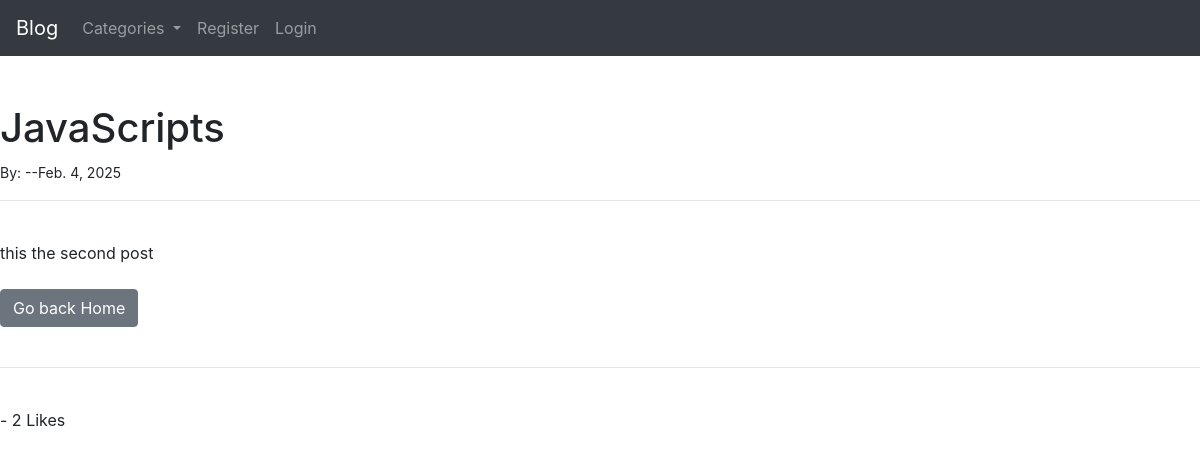
The app's page /article/2 with its own data.
### blog/models.py (models this page shows, shortened)
class Post(models.Model):
    title = models.CharField(max_length=255)
    title_tag = models.CharField(max_length=255, default='')
    author = models.ForeignKey(User, on_delete=models.CASCADE)
    body = models.TextField()
    post_date = models.DateField(auto_now_add=True)
    category = models.CharField(max_length=255, default='Uncategorized')
    likes = models.ManyToManyField(User, related_name='blog_posts')
    def total_likes(self):
        return self.likes.count()

### blog/views.py (the view)
# urls.py: path('article/<int:pk>',PostDetails.as_view(), name='postdetails' ),
class PostDetails(DetailView):
    model = Post
    template_name= 'postdetails.html'
    def get_context_data(self,*args ,**kwargs):
          cat_menu = Category.objects.all()
          context = super(PostDetails, self).get_context_data(*args, **kwargs)
          stuff = get_object_or_404(Post, id=self.kwargs['pk'])
          total_likes =stuff.total_likes()
          liked =False
          if stuff.likes.filter(id=self.request.user.id).exists():
              liked =True
          context["cat_menu"] = cat_menu
          context["total_likes"] = total_likes
          context["liked"] = liked
          return context

### blog/models.py (called while the page is built)
    def __str__(self):
        return self.name

### blog/templates/postdetails.html (shortened to what this page needs)
{% extends 'base.html' %}
{% block content %}
<br/> <br/>
<h1> {{post.title}} </h1>
<small > By: {{post.author.first_name}} {{post.author.last_name}}
    --{{post.post_date}}
</small>   </br>
<hr>
<br/>
{{post.body|safe}}
<br/> <br/>
<a href=" {% url 'home'%}"  class="btn btn-secondary"> Go back Home</a>
<br/> <br/>
<hr>
<br/>
<form action="{% url 'like_post' post.pk %}" method="POST">
    {% if user.is_authenticated %}
    {%if liked %}
         <button type="submit", name="post_id", value="{{post.id}}" , class="btn btn-danger btn-sm"> Unlike </button>
    {%else%}
         <button type="submit", name="post_id", value="{{post.id}}" , class="btn btn-primary btn-sm"> Like </button>
    {% endif %}
    {% else %}
    - {{total_likes}} Likes
    {% endif %}
 {% endblock %}

### records on screen
Post: title "JavaScripts", post_date "Feb. 4, 2025", body "this the second post"

### other values on screen
{{ total_likes }} "2"
